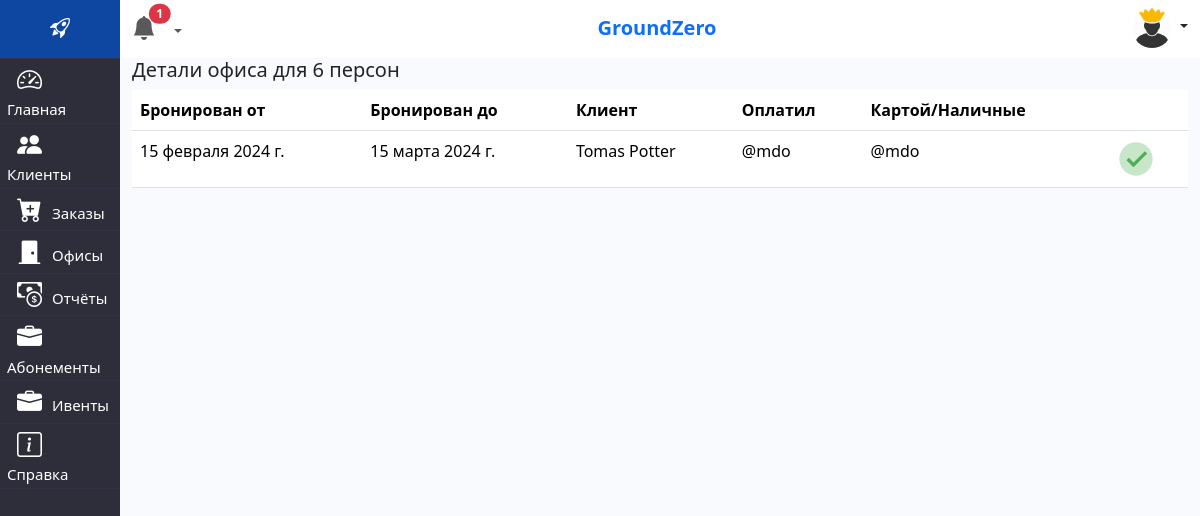
Page /office/3 (signed in) on the earlier database version.
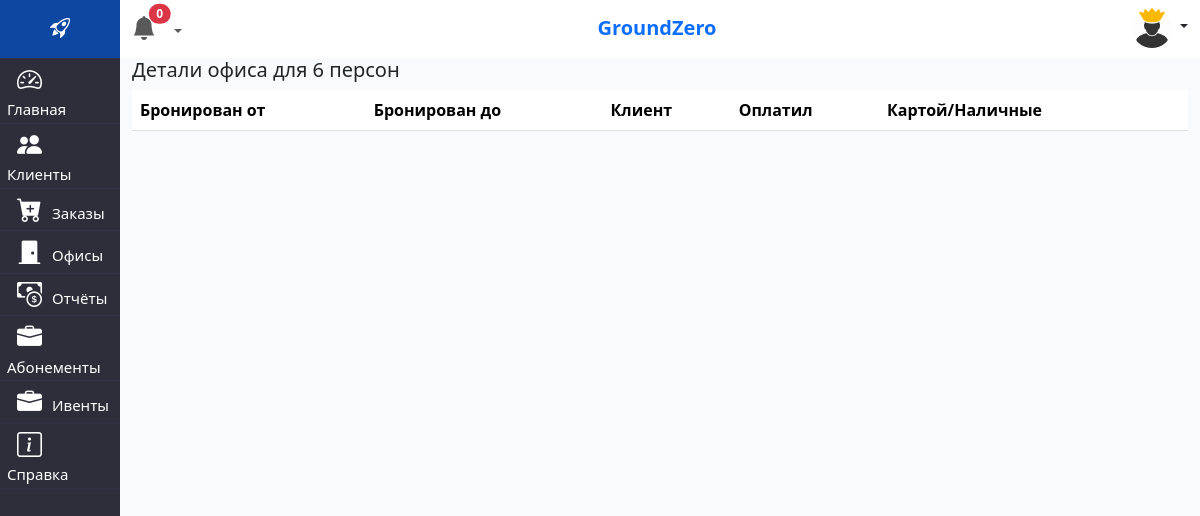
Same page on the later database version.
### crm/models.py (models this page shows, shortened)
class OfficeRent(models.Model):
    office = models.ForeignKey(Rooms, on_delete=models.DO_NOTHING)
    rent_start = models.DateField(verbose_name='Начало бронирование')
    rent_end = models.DateField(verbose_name='Конец бронирование')
    booked_user = models.ForeignKey(Client, on_delete=models.CASCADE, verbose_name='Кто бронировал')
    is_active = models.BooleanField(default=True)
    class Meta:
        verbose_name = 'Аренда офиса'
        verbose_name_plural = 'Аренда офисов'

class Client(models.Model):
    objects = None
    languages = [("en", 'English'), ("ru", 'Russian'), ("uz", 'Uzbek')]
    tg_lang = models.CharField(max_length=10, choices=languages, default='ru', blank=True, null=True)
    name = models.CharField(max_length=50, verbose_name='Имя')
    surname = models.CharField(max_length=50, verbose_name='Фамилия')
    telegram_id = models.TextField(max_length=100, verbose_name='ТГ-ИД клиента', unique=True)
    image = models.ImageField(upload_to='images/', null=True, blank=True, verbose_name='Фото клиента')
    username = models.CharField(max_length=50, verbose_name='tg-username', null=True, blank=True)
    phone = models.CharField(max_length=20, verbose_name='Контакты', null=True, blank=True)
    comment = models.TextField(verbose_name='Комментария', null=True, blank=True)
    docs = models.FileField(upload_to='docs/users', null=True, blank=True, verbose_name='Документы')
    added_user = models.ForeignKey(settings.AUTH_USER_MODEL, on_delete=models.CASCADE, null=True, blank=True)
    created_at = models.DateTimeField(auto_now_add=True, verbose_name='Дата создания')
    discount = models.SmallIntegerField(default=0, verbose_name='Скидка %')
    email = models.EmailField(blank=True, null=True, verbose_name='Email')
    loyalty = models.PositiveSmallIntegerField(default=1, verbose_name='Стаж клиента/день')
    activity = models.PositiveSmallIntegerField(default=4, verbose_name='Индекс активности')
    def file_link(self):
        if self.docs:
            return self.docs.url
    file_link.allow_tags = True
    def __str__(self):
        return f"{self.name} {self.surname}"
    class Meta:
        verbose_name = 'Клиент'
        verbose_name_plural = 'Клиенты'

### crm/views.py (the view)
# urls.py: path('office/<int:pk>', office_detail, name='office_detail'),
def office_detail(request, pk):
    office = Rooms.objects.filter(is_working=True, pk=pk)
    rents = OfficeRent.objects.filter(office=pk)
    persons = OfficePersons.objects.filter(pk=1)
    try:
        title = office[0].desc
    except:
        title = 'Детали офиса'
    context = {'title': title, 'office': office, 'rents': rents, 'persons': persons}
    return render(request, 'crm/office_details.html', context=context)

### crm/context_processor.py (called while the page is built)
def deactivete_subscribtion(request):
    eski_abonents = AbonementBuyList.objects.filter(subscription_end__lt=datetime.date.today())
    eski_abonents.update(is_active=False)
    return {
        'eski_abonents': eski_abonents
    }

### crm/templates/crm/office_details.html (shortened to what this page needs)
{% extends 'base.html' %}
{% load static %}
{% block main %}
<h5>{{title}} для {{office.0.persons}} персон</h5>
<table class="table">
    <thead>
    <tr>
        <th scope="col">Бронирован от</th>
        <th scope="col">Бронирован до</th>
        <th scope="col">Клиент</th>
        <th scope="col">Оплатил</th>
        <th scope="col">Картой/Наличные</th>
        <th scope="col"></th>
    </tr>
    </thead>
    <tbody>
    {%for rent in rents%}
    <tr>
        <td> {{rent.rent_start}}</td>
        <td> {{rent.rent_end}}</td>
        <td> {{rent.booked_user}}</td>
        <td>@mdo</td>
        <td>@mdo</td>
        {% if rent.is_active %}
        <td>
            <svg xmlns="http://www.w3.org/2000/svg" x="0px" y="0px" width="40" height="40" viewBox="0 0 48 48">
                <path fill="#c8e6c9" d="M44,24c0,11-9,20-20,20S4,35,4,24S13,4,24,4S44,13,44,24z"></path>
                <polyline fill="none" stroke="#4caf50" stroke-miterlimit="10" stroke-width="4"
                          points="14,24 21,31 36,16"></polyline>
            </svg>
        </td>
        {% endif %}
    </tr>
    {% endfor %}
    </tbody>
</table>
{% endblock main %}

Differences in the rows shown:
removed OfficeRent: rent_start "15 февраля 2024 г.", rent_end "15 марта 2024 г.", booked_user "Tomas Potter", is_active True (drawn)
Other differences:
{{ counts }}: "1" → "0"
